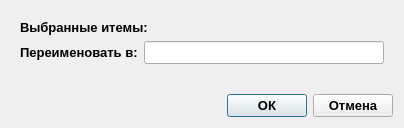
<?xml version="1.0" encoding="UTF-8"?>
<ui version="4.0">
 <class>Dialog</class>
 <widget class="QDialog" name="Dialog">
  <property name="geometry">
   <rect>
    <x>0</x>
    <y>0</y>
    <width>404</width>
    <height>128</height>
   </rect>
  </property>
  <property name="font">
   <font>
    <pointsize>10</pointsize>
    <bold>true</bold>
   </font>
  </property>
  <property name="windowTitle">
   <string>Объединение кодов</string>
  </property>
  <layout class="QVBoxLayout" name="verticalLayout">
   <item>
    <widget class="QWidget" name="widgetMergeItems" native="true">
     <layout class="QVBoxLayout" name="verticalLayout_2">
      <item>
       <widget class="QLabel" name="label">
        <property name="text">
         <string>Выбранные итемы:</string>
        </property>
       </widget>
      </item>
      <item>
       <layout class="QVBoxLayout" name="layoutSelectedItems"/>
      </item>
      <item>
       <layout class="QHBoxLayout" name="horizontalLayout_2">
        <item>
         <widget class="QLabel" name="label_2">
          <property name="text">
           <string>Переименовать в:</string>
          </property>
         </widget>
        </item>
        <item>
         <widget class="QLineEdit" name="lineEditMergeItems"/>
        </item>
       </layout>
      </item>
     </layout>
    </widget>
   </item>
   <item>
    <spacer name="verticalSpacer">
     <property name="orientation">
      <enum>Qt::Vertical</enum>
     </property>
     <property name="sizeHint" stdset="0">
      <size>
       <width>20</width>
       <height>40</height>
      </size>
     </property>
    </spacer>
   </item>
   <item>
    <layout class="QHBoxLayout" name="horizontalLayout">
     <item>
      <spacer name="horizontalSpacer">
       <property name="orientation">
        <enum>Qt::Horizontal</enum>
       </property>
       <property name="sizeHint" stdset="0">
        <size>
         <width>40</width>
         <height>20</height>
        </size>
       </property>
      </spacer>
     </item>
     <item>
      <widget class="QPushButton" name="pushButtonOk">
       <property name="text">
        <string>ОК</string>
       </property>
      </widget>
     </item>
     <item>
      <widget class="QPushButton" name="pushButtonCancel">
       <property name="text">
        <string>Отмена</string>
       </property>
      </widget>
     </item>
    </layout>
   </item>
  </layout>
 </widget>
 <resources/>
 <connections/>
</ui>
